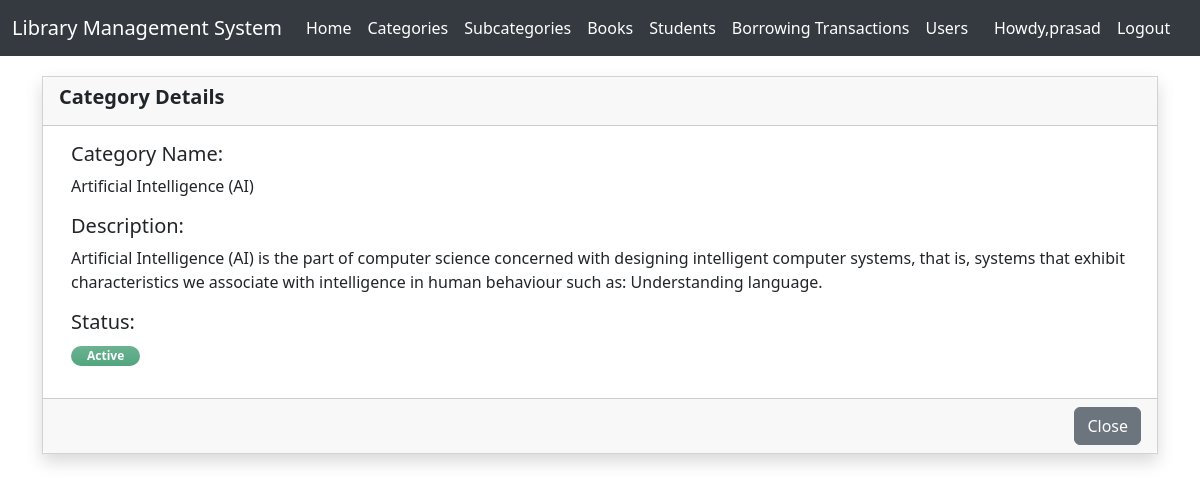
The page /category_view/14/ (signed in) on the database its author committed.
### authentication/models.py (models this page shows, shortened)
class CustomUser(AbstractUser):
    username=None
    name = models.CharField(max_length=100)
    email = models.EmailField(unique=True)
    USERNAME_FIELD = 'email'
    REQUIRED_FIELDS = ['name']
    objects = CustomUserManager()

### lms/models.py (models this page shows, shortened)
class Category(models.Model):
    name = models.CharField(max_length=250)
    description = models.TextField(blank=True,null=True)
    status = models.CharField(max_length=8,choices=(('Active','Active'),('Inactive','Inactive')),default='Active')
    date_created=models.DateTimeField(auto_now=True)

### lms/views.py (the view)
# urls.py: path('category_view/<int:c_id>/', category_view, name='category_view'),
@login_required(login_url='/login/')
def category_view(request,c_id):
    quary = get_object_or_404(Category, id=c_id)
    return render(request, 'category_view.html', {'category':quary})

### lms/templates/category_view.html (shortened to what this page needs)
{% extends "base.html" %}
{% block start %}
<!DOCTYPE html>
<html lang="en">
<head>
    <link href="https://cdn.jsdelivr.net/npm/bootstrap@5.3.2/dist/css/bootstrap.min.css" rel="stylesheet">
</head>
<body>
    <form action="" method='POST'>
<div class="container">
    <div class="row justify-content-center">
        <div class="col-lg-12 col-md-10 col-sm-12 col-xs-12">
            <div class="card shadow rounded-0">
                <div class="card-header">
                    <div class="h5 card-title fw-bold">Category Details</div>
                </div>
                <div class="card-body">
                    <div class="container-fluid">
                        <div class="row">
                            <div class="col-md-14">
                                <div class="mb-3">
                                    <h5><label for="email" class="control-label">Category Name: </label></h5>
                                    {{ category.name }}
                                </div>
                                <div class="mb-3">
                                    <h5><label for="Description" class="control-label">Description: </label></h5>
                                    {{ category.description }}
                                </div>
                                <div class="mb-3">
                                    <h5><label for="status" class="control-label">Status: </label></h5>
                                {% if category.status == 'Active' %}
                                <span class="badge badge-success bg-gradient bg-success px-3 rounded-pill bg-opacity-75 text-sm py-1">Active</span>
                                {% else %}
                                <span class="badge badge-secondary bg-gradient bg-secondary px-3 rounded-pill bg-opacity-75 text-sm py-1">Inactive</span>
                                {% endif %}
                                </div>
                            </div>
                        </div>
                    </div>
                </div>
                <div class="card-footer">
                    <div class="d-flex w-100 text-end justify-content-end">
                        <a href="{% url 'category_list' %}" class="btn btn-secondary">Close</a>
                    </div>
                </div>
            </div>
        </div>
    </div>
</div>
</form>
</body>
</html>
{% endblock start %}

### lms/templates/base.html (shortened to what this page needs)
<!DOCTYPE html>
<html lang="en">
<head>
    <link href="https://cdn.jsdelivr.net/npm/bootstrap@5.3.2/dist/css/bootstrap.min.css" rel="stylesheet">
</head>
<body>
    <nav class="navbar navbar-expand-sm navbar-light">
        <div class="container-fluid">
          <a class="navbar-brand" href="{% url 'home' %}">Library Management System</a>
          <div class="collapse navbar-collapse" id="navbarText">
            <ul class="navbar-nav me-auto mb-2 mb-lg-0">
              <li class="nav-item">
                <a class="nav-link active" aria-current="page" href="{% url 'home' %}">Home</a>
              </li>
              <li class="nav-item">
                <a class="nav-link active" href="{% url 'category_list' %}">Categories</a>
              </li>
              <li class="nav-item">
                <a class="nav-link active" href="{% url 'subcategory_list' %}">Subcategories</a>
              </li>
              <li class="nav-item">
                <a class="nav-link active" href="{% url 'book_list' %}">Books</a>
              </li>
              <li class="nav-item">
                <a class="nav-link active" href="{% url 'student_list' %}">Students</a>
              </li>
              <li class="nav-item">
                <a class="nav-link active" href="{% url 'transaction_list' %}">Borrowing Transactions</a>
              </li>
              {% if request.user.is_staff %}
              <li class="nav-item">
                <a class="nav-link active" href="{% url 'user_list' %}">Users</a>
              </li>
              {% endif %}
            </ul>
          <ul class="navbar-nav me-auto mb-2 mb-lg-0">
            <li class="nav-item">
            <a class="nav-link active" href="{% url 'profile' user.id %}">Howdy,{{request.user.name}}</a>
          </li>
            <li class="nav-item">
              <a class="nav-link active" href="{% url 'logout' %}">Logout</a>
            </li>
          </ul>
          </div>
        </div>
      </nav>
      {% block start %}
      {% endblock start %}
</body>
</html>

### lms/templates/base.html (style rules this page uses)
.navbar { margin-bottom: 20px; background-color: #343a40; }
.navbar .navbar-brand { color: #ffffff; }
.navbar .navbar-nav .nav-link { color: #ffffff !important; }

### rows shown on the page
CustomUser: user.name "prasad"
Category: name "Artificial Intelligence (AI)", description "Artificial Intelligence (AI) is the part of computer science concerned with designing intelligent computer systems, that is, systems that exhibit characteristics we associate with intelligence in human behaviour such as: Understanding language."
